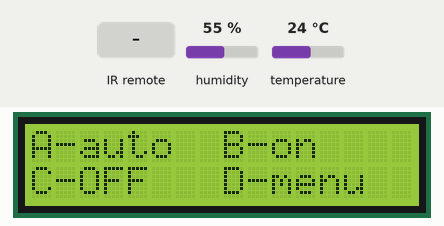
This sketch was run on a simulated Arduino Nano, built with avr-gcc and run on an emulated ATmega328P. Shown: 16×2 character LCD. The inputs (shaded band) are chosen by the test bench; at power-on: humidity 55 %, temperature 24 °C. The local clock reads 2024-03-15 10:24:30 at power-on unless the sketch sets it.

Above: at 3.9 s.
4.0 s: infrared code 0x9EFFA1 received
At 5.2 s:
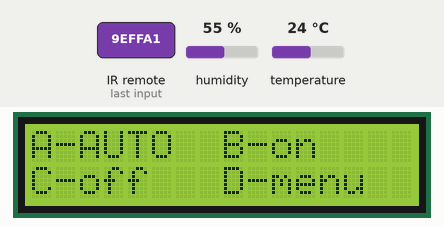
5.5 s: infrared code 0x9EFFA2 received
At 6.6 s:
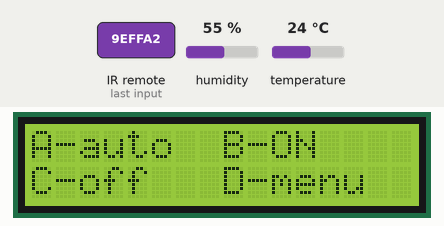
7.0 s: infrared code 0x9EFFA8 received
At 7.7 s:
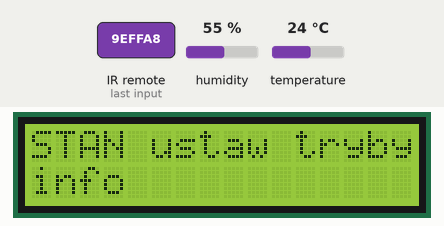
8.5 s: infrared code 0x9EFFA4 received
At 8.9 s:
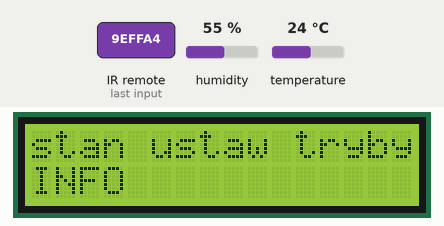
10.0 s: infrared code 0x9EFFA1 received
At 11.2 s:
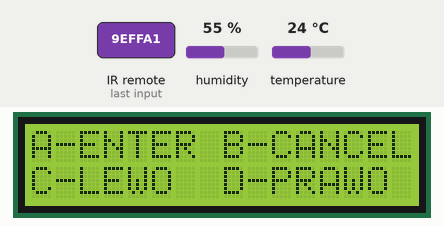
Timing chart, 0 to 12.5 s (numbered marks = the images above; inputs shaded):
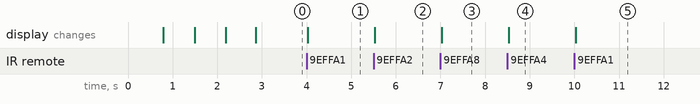

Measured:
- after the input at 4.0 s, the display: changes at once (image 1)
- after the input at 5.5 s, the display: changes at once (image 2)
- after the input at 7.0 s, the display: changes at once (image 3)
- after the input at 8.5 s, the display: changes at once (image 4)
- after the input at 10.0 s, the display: changes at once (image 5)

The sketch:

IntelligentGardenWateringSystem.ino
```cpp
/*
	Date: 09.04.2018
	Author: Jan Wielgus
	Intelligent garden watering system
*/

#include <DHT.h>
#include <Wire.h>
#include <LiquidCrystal_I2C/LiquidCrystal_I2C.h>
#include <RCSwitch.h>
#include "config.h"
// Biblioteki z libManager arduino (po wpisaniu 1307rtc)
#include <TimeLib.h>
#include <DS1307RTC.h>  // a basic DS1307 library that returns time as a time_t

LiquidCrystal_I2C lcd(LCD_ADDRESS, 16, 2);
DHT dht(DHTPIN, DHTTYPE);
RCSwitch remote = RCSwitch();

// Functions prototypes
void runMenu(); // Funkcja obslugujaca menu glowne
void readDht();
void receiveData();
uint32_t getPressedBtn(); // Pobranie informacji ktory przycisk byl klikniety, 0 - nie zostal zaden badz juz odczytano
void runTimeModule(); // Uzywane w loop. Pobiera czas z modulu i zapisuje do zmiennych

// Weather variables
float temperature;
float humidity;
uint16_t rainRaw;

// Variables for remote
uint32_t buttonTime = 0;
unsigned long buttonNo; // kod ostatniego odebranego przycisku
bool isNewPressed = false; // true - odebrano przycisniecie przycisku

// Variables for time
uint8_t tSec, tMin, tHour, tDay, tMon;
uint16_t tYear;

// Global variables
int menuPage = 0; // obecna strona w menu. Opisane na dole pliku
bool wereAChangeFlag = true; // Jesli byla zmiana ktora musi zaistniec w menu to true (trzba ponownie zaladowac menu)
uint8_t workingMode = modeAlwOff; // 0 - auto, 1 - zawsze podlewa o godzinie, 2 - nigdy nie podlewa
bool isTimeColon = true; // Czy na stronie stan ma byc wyswietlany dwukropek pomiedzy godz i min


void setup()
{
	lcd.init(); // I2C
	dht.begin(); // One Wire
	remote.enableReceive(0); // Reciever on interrupt 0 -> pin #2

	setSyncProvider(RTC.get); // Do obslugi zegara

	lcd.backlight();
	lcd.setCursor(0,0);
	lcd.print("IGWS is starting");
	lcd.setCursor(0,1);
	lcd.print("Please wait");
	delay(700);
	lcd.print(".");
	delay(700);
	lcd.print(".");
	delay(700);
	lcd.print(".");
	delay(600);
	lcd.home();
}

void loop()
{
	runTimeModule(); // Zaktualizuj czas
	receiveData(); // Odbierz dane z pilota

	runMenu(); // Wyswietl menu

	readDht();
}


void runMenu()
{
	static String dispRow0; // Wiersz 0 do wyswietlenia
	static String dispRow1; // Wiersz 1 do wyswietlenia
	static uint32_t rBtn; // ID wcisnietego klawisza badz 0 jesli brak
	static int8_t chOnPage1 = 1; // Wybrana opcja na stronie 1
	static const uint8_t AmOnPage1 = 4; // Ilosc na stronie 1
	static int8_t chOnPage3 = 1; // Wybrana opcja w ustawieniach
	static const uint8_t AmOnPage3 = 3; // Ilosc opcji w ustawieniach

	rBtn = getPressedBtn(); // Pobranie przycisku

	// Reakcja na przycisk
	if (bool(rBtn)) // Jesli kliknieto jakis klawisz
	{
		wereAChangeFlag = true;
		switch (menuPage)
		{
			// =======  STAN CZUWANIA  =======
			case 0:
				if (rBtn==BTN1) // auto
					workingMode = modeAuto;
				else if (rBtn==BTN2) // podlew (zawsze o godzinie)
					workingMode = modeAlwOn;
				else if (rBtn==BTN3) // off (nigdy)
					workingMode = modeAlwOff;
				else if (rBtn==BTN4) // menu
					menuPage = 1;
				break;

			// =======  STRONA GLOWNA  =======
			case 1:
				if (rBtn==BTN1) // ENTER
					menuPage = chOnPage1+1; // akurat tak jest
				else if (rBtn==BTN2) // CANCEL
					menuPage = 0; // powrot do stand by
				else if (rBtn==BTN3) // LEFT
				{
					chOnPage1--;
					if (chOnPage1<1)
						chOnPage1+=AmOnPage1;
				}
				else if (rBtn==BTN4) // RIGHT
				{
					chOnPage1++;
					if (chOnPage1>AmOnPage1)
						chOnPage1-=AmOnPage1;
				}
				break;

			// =======  STAN  =======
			case 2:
				if (rBtn==BTN2) // CANCEL
					menuPage = 1;
				break;

			// =======  USTAWIENIA  =======
			case 3:
				if (rBtn==BTN2) // CANCEL
					menuPage = 1;
				else if (rBtn==BTN1) // CANCEL
				{
					// STH CLEVER
					//
					// zmiana ustawien
					//
					//
					// END OF IT
				}
				else if (rBtn==BTN3) // UP
				{
					chOnPage3--;
					if (chOnPage3<1)
						chOnPage3+=AmOnPage3;
				}
				else if (rBtn==BTN4) // DOWN
				{
					chOnPage3++;
					if (chOnPage3>AmOnPage3)
						chOnPage3-=AmOnPage3;
				}
				break;

			// =======  TRYBY  =======
			case 4:
				// to samo co dalej

			// =======  INFO  =======
			case 5:
				menuPage = 1; // nic tu narazie nie ma wiec powrot do menu
				break;
		}
	}


	// Rysowanie menu
	if (wereAChangeFlag) // Jesli wystapila zmiana
	{
		dispRow0 = "";
		dispRow1 = "";

		switch (menuPage)
		{
			case 0: // satn czuwania
				chOnPage1 = 1; // Reset pozycji w menu
				workingMode==modeAuto?sbAuto.toUpperCase():sbAuto.toLowerCase();
				workingMode==modeAlwOn?sbOn.toUpperCase():sbOn.toLowerCase();
				workingMode==modeAlwOff?sbOff.toUpperCase():sbOff.toLowerCase();
				// Tworzenie linii do wyswietlenia
				dispRow0 += "A-"+sbAuto+"  B-"+sbOn;
				dispRow1 += "C-"+sbOff+"   D-"+sbMenu;
				break;

			case 1:
				chOnPage3 = 1; // Reset pozycji w ustawieniach
				chOnPage1==1?menStan.toUpperCase():menStan.toLowerCase();
				chOnPage1==2?menUstaw.toUpperCase():menUstaw.toLowerCase();
				chOnPage1==3?menTryby.toUpperCase():menTryby.toLowerCase();
				chOnPage1==4?menInfo.toUpperCase():menInfo.toLowerCase();
				// Tworzenie linii do wyswietlenia
				dispRow0 += menStan+Space+menUstaw+Space+menTryby;
				dispRow1 += menInfo;
				break;

			case 2:
				if (tHour<10) dispRow0+="0";
				dispRow0+=tHour;
				isTimeColon==true?dispRow0+=":":dispRow0+=Space;
				if (tMin<10) dispRow0+="0";
				dispRow0+=tMin;
				dispRow0+=Space;
				dispRow0+=tDay;
				dispRow0+=".";
				dispRow0+=tMon;
				dispRow0+=".";
				dispRow0+=tYear;
				//endl
				dispRow1 += "T:"+String(uint8_t(temperature))+" H:"+String(uint8_t(humidity))+" R:"+String(rainRaw);
				break;

			case 3:
				//
				//
				//
				// DO PRZEMYSLEWNIA !!!!!
				//
				//
				break;

			case 4:
				dispRow0 += "NIC TU NIE MA";
				dispRow1 += "klik aby wyjsc";
				break;

			case 5:
				dispRow0 += "A-ENTER B-CANCEL";
				dispRow1 += "C-LEWO  D-PRAWO";
				break;
		}

		// Zeby zawsze bylo 16 znakow (nie pozostalo nic starego)
		while (dispRow0.length() < 16)
			dispRow0 += " ";
		while (dispRow1.length() < 16)
			dispRow1 += " ";

		lcd.setCursor(0,0);
		lcd.print(dispRow0);
		lcd.setCursor(0,1);
		lcd.print(dispRow1);
		wereAChangeFlag = false; // resetuj flage zadania aktualizacji wyswietlacza
	}
}

void readDht()
{
	temperature = dht.readTemperature();
	humidity = dht.readHumidity();
	/* Sprawdzanie poprawno ci: isnan(t) albo isnan(h): true-error */
}

void receiveData()
{
	if (remote.available())
	{
		static unsigned long lastBtn;
		static unsigned long newBtn; // lokalna zmienna do porzechowywania odebranego kodu
		lastBtn = newBtn;
		newBtn = remote.getReceivedValue();
		if ((lastBtn == newBtn && (millis()-buttonTime)>MIN_TIME_BTWN_BTN) ||
			(lastBtn != newBtn))
		{
			buttonTime = millis();
			buttonNo = newBtn;
			isNewPressed = true;
		}
		remote.resetAvailable();
	}
}

uint32_t getPressedBtn()
{
	if (isNewPressed)
	{
		isNewPressed = false;
		return buttonNo;
	}
	return 0;
}

void runTimeModule()
{
	static uint32_t lastTimeUpdate=0;
	if ((millis()-lastTimeUpdate) >= 1000)
	{
		lastTimeUpdate = millis();
		tSec = second();
		tMin = minute();
		tHour = hour();
		tDay = day();
		tMon = month();
		tYear = year();
		if (menuPage == 2) // Jesli to byla strona stan (gdzie trzba odswierzyc date na ekranie) to zadaj zaktualizowania ekranu
		{
			wereAChangeFlag = true;
			isTimeColon = !isTimeColon;
		}
	}
}


/*
	lcd.setCursor(col, row)

	Strony w menu (bold to wybrana opcja):

		0 - stan czuwania: (wlacza sie po jakims czasie bezczynnosci)
			0: "A-AUTO B-podlew" 1: "C-off  D-menu"       ||lub||       0: "(tryb auto / dzien suchy / dzien mokry / wymuszono podlew / wymuszono brak)"  1: "D-menu"

		1 - strona glowna: (B - natychmiastowy stan czuwania)
			0: "STAN ustaw tryby"  1: "info"

		2 - stan: (B - powrot do menu)
			0: "XX:XX XX.XX.XXXX"  1: "T:XX H:XX R:XX"  -  data i godzina, temp, humid, rain

		3 - ustawienia: (B - powrot do menu)
			- 0: "Ust auto podlew"
			  1: obecna opcja
			  1:  (wybrane): "ON | off"

			- 0: "Godzina podlew"
			  1: obecna opcja
			  1: (wybrane):  "|23| 24 3 4"

			- 0: "Czas podlewania"
			  1: obecna opcja
			  1: (wybrane): "5 10 |15| 20 25"

		4 - tryby ?

		5 - info (informacje o sterownaiu)
			- 0: "A-ENTER B-CANCEL"
			  1: "C-LEWO  D-PRAWO"
*/
```

config.h
```cpp
/*
 * config.h
 *
 * Created: 09/04/2018 16:59:35
 *  Author: Jan Wielgus
 */


#ifndef CONFIG_H_
#define CONFIG_H_

#define DHTPIN 4
#define DHTTYPE DHT11
#define LCD_ADDRESS 0x3F

// Buttons received codes
#define BTN1 10420129 // A
#define BTN2 10420130 // B
#define BTN3 10420132 // C
#define BTN4 10420136 // D
#define NO_BUTTON 0 // Wartosc jesli nie kliknieto zadnego przycisku

#define MIN_TIME_BTWN_BTN 350 // Minimalny czas pomiedzy kliknieciami (zeby uniknac powturzonego odebrania)

// Tryby pracy
#define modeAuto 0   // Auto
#define modeAlwOn 1  // Zawsze podlewa o godzinie
#define modeAlwOff 2 // Nigdy nie podlewa


const String tempText = "Temp: ";
const String humidText = "Humid: ";
const String Space = " ";
// standby labels (sb - stand by)
String sbAuto = "auto";
String sbOn = "on";
String sbOff = "off";
const String sbMenu = "menu";
// labels in menu
String menStan = "stan";
String menUstaw = "ustaw";
String menTryby = "tryby";
String menInfo = "info";
// labels on each page
#define NO_SETTINGS_PAGES 3 // Ilosc stron z ustawieniami
const String pagUstLab[NO_SETTINGS_PAGES] = {"Ust auto podlew", "Godzina podlew", "Czas podlewania"};


#endif /* CONFIG_H_ */
```
